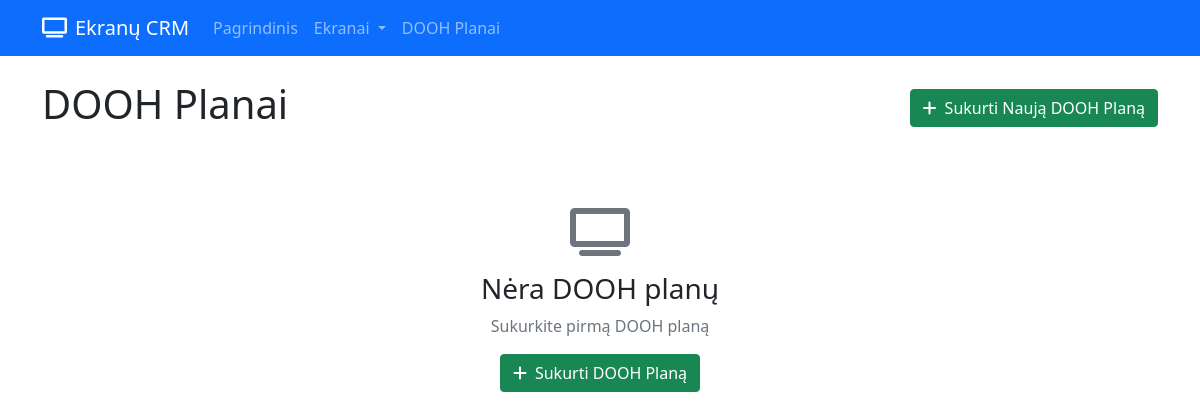
Before: /dooh-plans with the older database file.
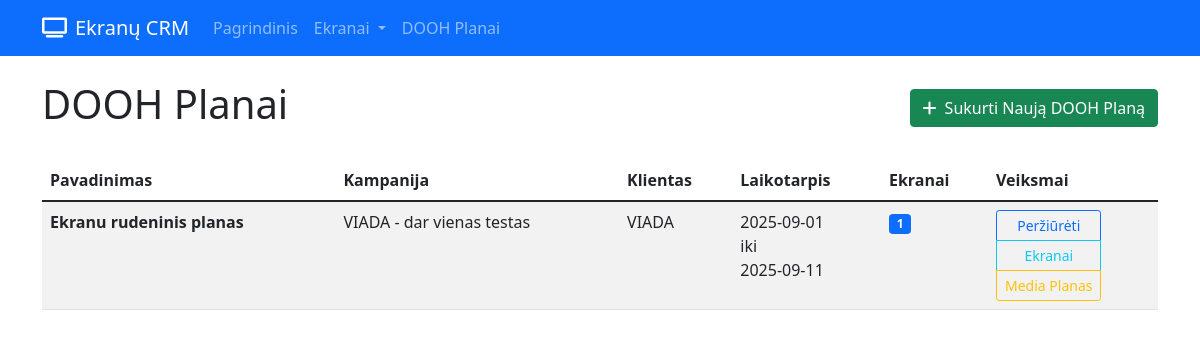
After: the same page with the newer database file.
### app.py (models this page shows)
class DOOHPlan(db.Model):
    id = db.Column(db.Integer, primary_key=True)
    campaign_id = db.Column(db.Integer, db.ForeignKey('campaign.id'), nullable=False)
    name = db.Column(db.String(100), nullable=False)
    start_date = db.Column(db.Date, nullable=False)
    end_date = db.Column(db.Date, nullable=False)
    created_at = db.Column(db.DateTime, default=datetime.utcnow)
    screen_bookings = db.relationship('ScreenBooking', backref='dooh_plan', lazy=True, cascade='all, delete-orphan')

class Campaign(db.Model):
    id = db.Column(db.Integer, primary_key=True)
    client_id = db.Column(db.Integer, db.ForeignKey('client.id'), nullable=False)
    name = db.Column(db.String(100), nullable=False)
    description = db.Column(db.Text)
    start_date = db.Column(db.Date)
    end_date = db.Column(db.Date)
    budget = db.Column(db.Float)
    created_at = db.Column(db.DateTime, default=datetime.utcnow)
    dooh_plans = db.relationship('DOOHPlan', backref='campaign', lazy=True, cascade='all, delete-orphan')

class Client(db.Model):
    id = db.Column(db.Integer, primary_key=True)
    name = db.Column(db.String(100), nullable=False)
    email = db.Column(db.String(100))
    phone = db.Column(db.String(20))
    contact_person = db.Column(db.String(100))
    company = db.Column(db.String(100))
    created_at = db.Column(db.DateTime, default=datetime.utcnow)
    campaigns = db.relationship('Campaign', backref='client', lazy=True, cascade='all, delete-orphan')

### app.py (the view)
@app.route('/dooh-plans')
def dooh_plans():
    plans = DOOHPlan.query.all()
    return render_template('dooh_plans.html', plans=plans)

### templates/dooh_plans.html
{% extends "base.html" %}
{% block content %}
<div class="d-flex justify-content-between align-items-center mb-4">
    <h1>DOOH Planai</h1>
    <a href="{{ url_for('new_dooh_plan') }}" class="btn btn-success">
        <i class="fas fa-plus me-2"></i>Sukurti Naują DOOH Planą
    </a>
</div>
{% if plans %}
<div class="table-responsive">
    <table class="table table-striped">
        <thead>
            <tr>
                <th>Pavadinimas</th>
                <th>Kampanija</th>
                <th>Klientas</th>
                <th>Laikotarpis</th>
                <th>Ekranai</th>
                <th>Veiksmai</th>
            </tr>
        </thead>
        <tbody>
            {% for plan in plans %}
            <tr>
                <td><strong>{{ plan.name }}</strong></td>
                <td>
                    {{ plan.campaign.name }}
                </td>
                <td>
                    {{ plan.campaign.client.name }}
                </td>
                <td>
                    {{ plan.start_date.strftime('%Y-%m-%d') }}<br>
                    iki<br>
                    {{ plan.end_date.strftime('%Y-%m-%d') }}
                </td>
                <td>
                    <span class="badge bg-primary">{{ plan.screen_bookings|length }}</span>
                </td>
                <td>
                    <div class="btn-group-vertical btn-group-sm" role="group">
                        <a href="{{ url_for('dooh_plan_detail', id=plan.id) }}" class="btn btn-outline-primary">
                            Peržiūrėti
                        </a>
                        <a href="{{ url_for('dooh_plan_screens', id=plan.id) }}" class="btn btn-outline-info">
                            Ekranai
                        </a>
                        <a href="{{ url_for('dooh_plan_media', id=plan.id) }}" class="btn btn-outline-warning">
                            Media Planas
                        </a>
                    </div>
                </td>
            </tr>
            {% endfor %}
        </tbody>
    </table>
</div>
{% else %}
<div class="text-center py-5">
    <i class="fas fa-tv fa-3x text-muted mb-3"></i>
    <h3>Nėra DOOH planų</h3>
    <p class="text-muted">Sukurkite pirmą DOOH planą</p>
    <a href="{{ url_for('new_dooh_plan') }}" class="btn btn-success">
        <i class="fas fa-plus me-2"></i>Sukurti DOOH Planą
    </a>
</div>
{% endif %}
{% endblock %}

### templates/base.html (shortened to what this page needs)
<!DOCTYPE html>
<html lang="lt">
<head>
    <link href="https://cdn.jsdelivr.net/npm/bootstrap@5.1.3/dist/css/bootstrap.min.css" rel="stylesheet">
    <link href="https://cdnjs.cloudflare.com/ajax/libs/font-awesome/6.0.0/css/all.min.css" rel="stylesheet">
</head>
<body>
    <nav class="navbar navbar-expand-lg navbar-dark bg-primary">
        <div class="container">
            <a class="navbar-brand" href="{{ url_for('index') }}">
                <i class="fas fa-tv me-2"></i>Ekranų CRM
            </a>
            <div class="collapse navbar-collapse" id="navbarNav">
                <ul class="navbar-nav me-auto">
                    <li class="nav-item">
                        <a class="nav-link" href="{{ url_for('index') }}">Pagrindinis</a>
                    </li>
                    <li class="nav-item dropdown">
                        <a class="nav-link dropdown-toggle" href="#" role="button" data-bs-toggle="dropdown">
                            Ekranai
                        </a>
                    </li>
                    <li class="nav-item">
                        <a class="nav-link" href="{{ url_for('dooh_plans') }}">DOOH Planai</a>
                    </li>
                </ul>
            </div>
        </div>
    </nav>
    <div class="container mt-4">
        {% block content %}{% endblock %}
    </div>
</body>
</html>

Changed rows visible on the page:
added DOOHPlan: name "Ekranu rudeninis planas", campaign.name "VIADA - dar vienas testas", campaign.client.name "VIADA", start_date "2025-09-01", end_date "2025-09-11", screen_bookings|length "1"
Other visible differences:
text no longer shown: "Nėra DOOH planų Sukurkite pirmą DOOH planą Sukurti DOOH Planą"
text now shown: "Pavadinimas Kampanija Klientas Laikotarpis Ekranai Veiksmai"
